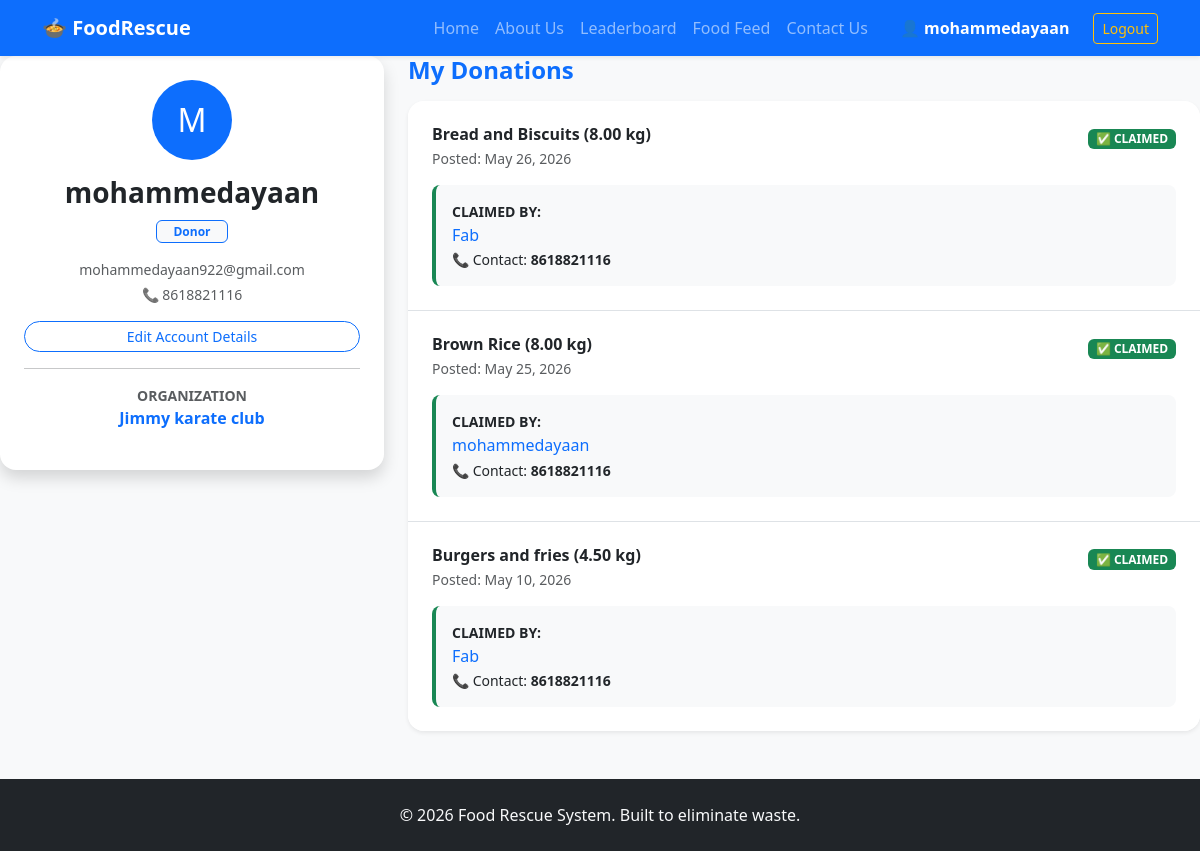
Screenshot of /profile/ (signed in) with the database file from the repository.
### core/models.py (models this page shows, shortened)
class User(AbstractUser):
    USER_TYPE_CHOICES = (
        ('DONOR', 'Donor'),
        ('RECEIVER', 'Receiver'),
    )
    user_type = models.CharField(max_length=10, choices=USER_TYPE_CHOICES, default='DONOR')
    phone_number = models.CharField(max_length=15, blank=True, null=True)
    organization_name = models.CharField(max_length=100, blank=True, null=True)

class FoodListing(models.Model):
    donor = models.ForeignKey(User, on_delete=models.CASCADE, related_name='donations')
    claimed_by = models.ForeignKey(User, on_delete=models.SET_NULL, null=True, blank=True, related_name='claimed_food')
    title = models.CharField(max_length=200)
    description = models.TextField()
    quantity_kg = models.DecimalField(max_digits=5, decimal_places=2)
    expiry_time = models.DateTimeField()
    location = models.CharField(max_length=255, help_text="e.g., 123 Main St or Downtown Bakery", default="Location not specified")
    is_claimed = models.BooleanField(default=False)
    created_at = models.DateTimeField(auto_now_add=True)

### core/views.py (the view)
# urls.py: path('profile/', views.profile, name='profile'),
@login_required
def profile(request):
    donations = FoodListing.objects.filter(donor=request.user).order_by('-created_at')
    claims = FoodListing.objects.filter(claimed_by=request.user).order_by('-created_at')
    return render(request, 'core/profile.html', {'donations': donations, 'claims': claims})

### core/templates/core/profile.html (shortened to what this page needs)
{% extends 'core/base.html' %}
{% block content %}
<div class="row">
    <div class="col-md-4 mb-4">
        <div class="card shadow border-0 rounded-4">
            <div class="card-body text-center p-4">
                <div class="bg-primary text-white rounded-circle d-inline-flex align-items-center justify-content-center mb-3" style="width: 80px; height: 80px; font-size: 2rem;">
                    {{ user.username|make_list|first|upper }}
                </div>
                <h3 class="fw-bold">{{ user.username }}</h3>
                <p class="badge bg-light text-primary border border-primary px-3">{{ user.get_user_type_display }}</p>
                <p class="text-muted small mb-1">{{ user.email }}</p>
                <p class="text-muted small">📞 {{ user.phone_number|default:"No phone added" }}</p>
                <div class="d-grid mt-3">
                    <a href="{% url 'edit_profile' %}" class="btn btn-outline-primary btn-sm rounded-pill">Edit Account Details</a>
                </div>
                {% if user.organization_name %}
                    <hr>
                    <p class="mb-0 fw-bold small text-uppercase text-muted">Organization</p>
                    <p class="text-primary fw-bold">{{ user.organization_name }}</p>
                {% endif %}
            </div>
        </div>
    </div>
    <div class="col-md-8">
        <h4 class="text-primary fw-bold mb-3">My Donations</h4>
        <div class="card shadow-sm border-0 rounded-4 mb-5">
            <div class="card-body p-0">
                <ul class="list-group list-group-flush rounded-4">
                    {% for donation in donations %}
                        <li class="list-group-item p-4">
                            <div class="d-flex justify-content-between align-items-start">
                                <div>
                                    <h6 class="mb-1 fw-bold text-dark">{{ donation.title }} ({{ donation.quantity_kg }} kg)</h6>
                                    <p class="small text-muted mb-0">Posted: {{ donation.created_at|date:"M d, Y" }}</p>
                                </div>
                                <div class="text-end">
                                    {% if donation.is_claimed %}
                                        <span class="badge bg-success mb-2">✅ CLAIMED</span>
                                    {% endif %}
                                </div>
                            </div>
                            {% if donation.is_claimed %}
                                <div class="mt-3 p-3 bg-light rounded-3 border-start border-success border-4">
                                    <p class="mb-1 small fw-bold text-uppercase">Claimed By:</p>
                                    <h6 class="mb-1 text-primary">{{ donation.claimed_by.username }}</h6>
                                    {% if donation.claimed_by.phone_number %}
                                        <p class="mb-0 small">📞 Contact: <strong>{{ donation.claimed_by.phone_number }}</strong></p>
                                    {% endif %}
                                </div>
                            {% endif %}
                        </li>
                    {% empty %}
                        <li class="list-group-item p-4 text-center text-muted">You haven't listed any food yet.</li>
                    {% endfor %}
                </ul>
            </div>
        </div>
    </div>
</div>
{% endblock %}

### core/templates/core/base.html (shortened to what this page needs)
<!DOCTYPE html>
<html lang="en">
<head>
    <link href="https://cdn.jsdelivr.net/npm/bootstrap@5.3.2/dist/css/bootstrap.min.css" rel="stylesheet">
</head>
<body class="d-flex flex-column min-vh-100 bg-light">
    <nav class="navbar navbar-expand-lg navbar-dark shadow-sm sticky-top">
        <div class="container">
            <a class="navbar-brand fw-bold" href="{% url 'home' %}">🍲 FoodRescue</a>
            <div class="collapse navbar-collapse" id="navbarNav">
                <ul class="navbar-nav ms-auto align-items-center">
                    <li class="nav-item"><a class="nav-link" href="{% url 'home' %}">Home</a></li>
                    <li class="nav-item"><a class="nav-link" href="{% url 'home' %}#about">About Us</a></li>
                    <li class="nav-item"><a class="nav-link" href="{% url 'leaderboard' %}">Leaderboard</a></li>
                    <li class="nav-item"><a class="nav-link" href="{% url 'feed' %}">Food Feed</a></li>
                    <li class="nav-item"><a class="nav-link" href="{% url 'contact' %}">Contact Us</a></li>
                    {% if user.is_authenticated %}
                        <li class="nav-item ms-3"><a class="nav-link text-white fw-bold" href="{% url 'profile' %}">👤 {{ user.username }}</a></li>
                        <li class="nav-item">
                            <form action="{% url 'logout' %}" method="post" class="d-inline">
                                {% csrf_token %}<button type="submit" class="btn btn-sm btn-outline-warning ms-3">Logout</button>
                            </form>
                        </li>
                    {% else %}
                        <li class="nav-item"><a class="nav-link" href="{% url 'login' %}">Login</a></li>
                        <li class="nav-item">
                            <a class="nav-link btn btn-outline-light ms-lg-3 px-3 shadow-sm" href="{% url 'signup' %}">Sign Up</a>
                        </li>
                    {% endif %}
                </ul>
            </div>
        </div>
    </nav>
    {% block content %}{% endblock %}
    <footer class="bg-dark text-light text-center py-4 mt-auto"><p class="mb-0">&copy; 2026 Food Rescue System. Built to eliminate waste.</p></footer>
</body>
</html>

### core/templates/core/base.html (style rules this page uses)
body { scroll-behavior: smooth; }
.navbar { background-color: #0d6efd !important; }

### rows the page displays
User: username "mohammedayaan", username|make_list "M", user_type "Donor", email "mohammedayaan922@gmail.com", phone_number "8618821116", organization_name "Jimmy karate club"
FoodListing: title "Bread and Biscuits", quantity_kg "8.00", created_at "May 26, 2026", is_claimed "✅ CLAIMED", claimed_by.username "Fab", claimed_by.phone_number "8618821116"
FoodListing: title "Brown Rice", quantity_kg "8.00", created_at "May 25, 2026", is_claimed "✅ CLAIMED", claimed_by.username "mohammedayaan", claimed_by.phone_number "8618821116"
FoodListing: title "Burgers and fries", quantity_kg "4.50", created_at "May 10, 2026", is_claimed "✅ CLAIMED", claimed_by.username "Fab", claimed_by.phone_number "8618821116"
